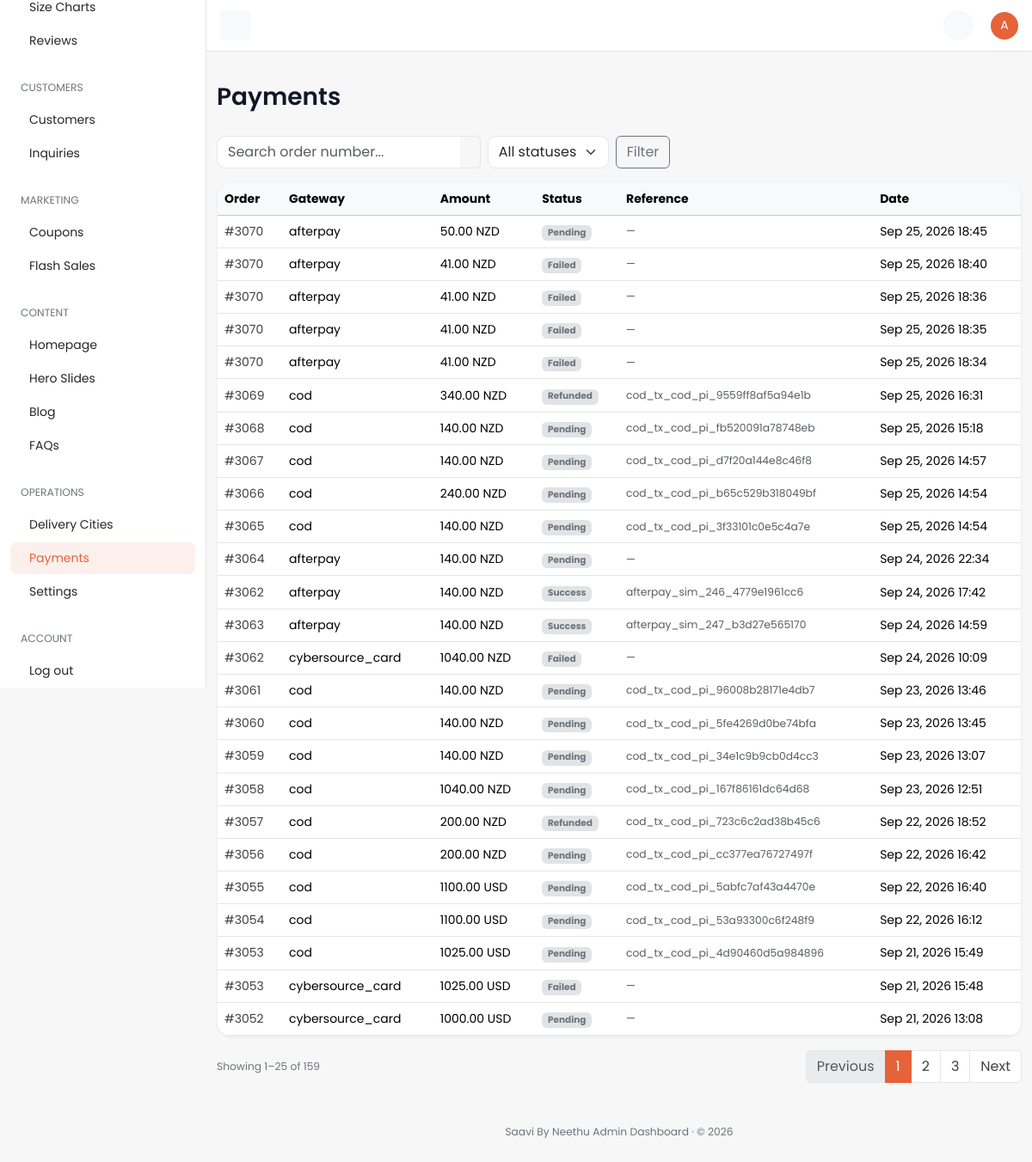
Before: /dashboard/payment/ (signed in) with the older database file.
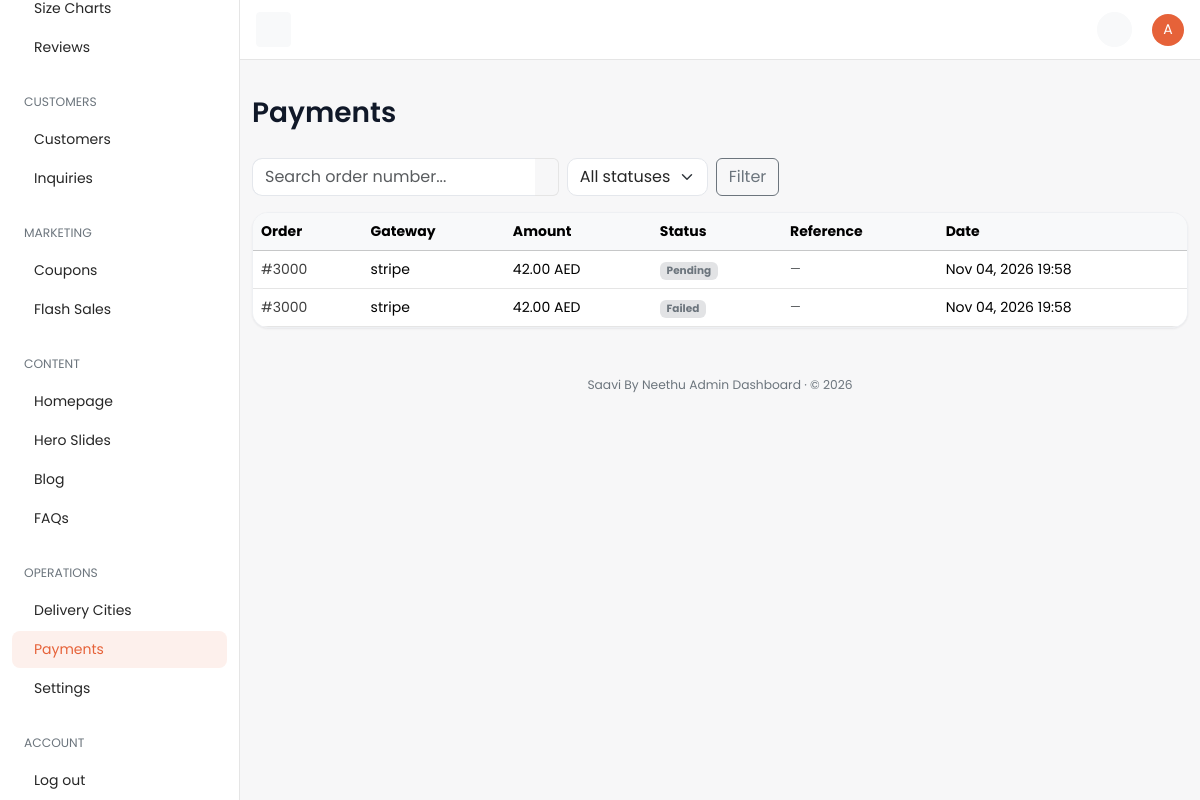
After: the same page with the newer database file.
### payments/models.py (models this page shows, shortened)
class PaymentTransaction(TimeStampedModel):
    order = models.ForeignKey(
        "orders.Order",
        on_delete=models.CASCADE,
        related_name="payment_transactions",
        verbose_name="Order",
    )
    gateway_key = models.CharField(max_length=40, db_index=True, verbose_name="Gateway key")
    amount = models.DecimalField(max_digits=12, decimal_places=2, verbose_name="Amount")
    currency = models.ForeignKey(
        "core.Currency",
        on_delete=models.PROTECT,
        related_name="payment_transactions",
        verbose_name="Currency",
    )
    status = models.CharField(
        max_length=20,
        choices=PaymentStatus.choices,
        default=PaymentStatus.PENDING,
        db_index=True,
        verbose_name="Status",
    )
    external_intent_id = models.CharField(
        max_length=120,
        blank=True,
        db_index=True,
        verbose_name="External intent ID",
    )
    external_transaction_id = models.CharField(
        max_length=120,
        blank=True,
        verbose_name="External transaction ID",
    )
    metadata = models.JSONField(default=dict, verbose_name="Metadata")
    class Meta:
        verbose_name = "Payment transaction"
        verbose_name_plural = "Payment transactions"
        indexes = [
            models.Index(fields=["order", "status"], name="pay_tx_order_status_idx"),
            models.Index(fields=["gateway_key", "status"], name="pay_tx_gateway_status_idx"),
        ]

### orders/models.py (models this page shows, shortened)
class Order(TimeStampedModel):
    customer_profile = models.ForeignKey(
        "accounts.CustomerProfile",
        on_delete=models.CASCADE,
        related_name="orders",
        null=True,
        blank=True,
        verbose_name="Customer profile",
        help_text="Owner of this order; null for guest checkout.",
    )
    cart = models.ForeignKey(
        "cart.Cart",
        on_delete=models.SET_NULL,
        null=True,
        blank=True,
        related_name="orders",
        verbose_name="Source cart",
    )
    order_number = models.CharField(
        max_length=32,
        unique=True,
        db_index=True,
        verbose_name="Order number",
        help_text="Human-readable unique order reference.",
    )
    idempotency_key = models.CharField(
        max_length=64,
        unique=True,
        null=True,
        blank=True,
        db_index=True,
        verbose_name="Idempotency key",
        help_text="Client-supplied key preventing duplicate order creation.",
    )
    order_status = models.CharField(
        max_length=20,
        choices=OrderStatus.choices,
        default=OrderStatus.CHECKOUT_PENDING,
        db_index=True,
        verbose_name="Order status",
    )
    delivery_date = models.DateField(
        null=True,
        blank=True,
        verbose_name="Delivery date",
        db_index=True,
    )
    subtotal = models.DecimalField(max_digits=12, decimal_places=2, default=0)
    coupon_discount = models.DecimalField(max_digits=12, decimal_places=2, default=0)
    delivery_charge = models.DecimalField(max_digits=12, decimal_places=2, default=0)
    total_amount = models.DecimalField(
        max_digits=12,
        decimal_places=2,
        verbose_name="Total amount",
        help_text="Order total in the customer's checkout currency.",
    )
    currency = models.ForeignKey(
        "core.Currency",
        on_delete=models.PROTECT,
        null=True,
        blank=True,
        related_name="orders",
        verbose_name="Currency",
    )
    delivery_address_snapshot = models.JSONField(
        default=dict,
        verbose_name="Delivery address snapshot",
    )
    estimated_delivery_text = models.CharField(
        max_length=255,
        blank=True,
        verbose_name="Estimated Delivery Text",
        help_text="Snapshot of the delivery estimate at the time of order.",
    )
    tracking_number = models.CharField(
        max_length=120,
        blank=True,
        verbose_name="Tracking Number",
        help_text="Manual or gateway tracking number for the shipment.",
    )
    shipping_provider = models.CharField(
        max_length=120,
        blank=True,
        verbose_name="Shipping Provider",
        help_text="Name of the courier or shipping service.",
    )
    shipping_provider_url = models.URLField(
        blank=True,
        verbose_name="Shipping Provider URL",
        help_text="URL for tracking the shipment.",
    )
    invoice_details = models.JSONField(default=dict, verbose_name="Invoice details")
    class Meta:
        verbose_name = "Order"
        verbose_name_plural = "Orders"
        indexes = [
            models.Index(
                fields=["customer_profile", "-created_at"],
                name="ord_customer_created_idx",
            ),
            models.Index(fields=["order_status"], name="orders_order_status_idx"),
            models.Index(fields=["idempotency_key"], name="orders_idempotency_key_idx"),
        ]
        ordering = ["-created_at"]

### core/models.py (models this page shows, shortened)
class TimeStampedModel(models.Model):
    created_at = models.DateTimeField(
        auto_now_add=True,
        db_index=True,
        verbose_name="Created at",
        help_text="Timestamp when this record was first created.",
    )
    updated_at = models.DateTimeField(
        auto_now=True,
        db_index=True,
        verbose_name="Updated at",
        help_text="Timestamp when this record was last modified.",
    )
    class Meta:
        abstract = True

class Currency(TimeStampedModel):
    code = models.CharField(
        max_length=3,
        unique=True,
        db_index=True,
        verbose_name="Currency code",
        help_text="ISO 4217 currency code, e.g. QAR or USD.",
    )
    symbol = models.CharField(
        max_length=8,
        verbose_name="Symbol",
        help_text="Display symbol shown alongside prices, e.g. ر.ق or $.",
    )
    exchange_rate_to_base = models.DecimalField(
        max_digits=18,
        decimal_places=8,
        verbose_name="Exchange rate to base",
        help_text="Multiplier to convert this currency into the platform base currency.",
    )
    is_default = models.BooleanField(
        default=False,
        db_index=True,
        verbose_name="Is default",
        help_text="When True, this currency is the storefront default.",
    )
    is_active = models.BooleanField(
        default=True,
        db_index=True,
        verbose_name="Is active",
        help_text="When False, this currency is hidden/inactive on the storefront.",
    )
    auto_update_rate = models.BooleanField(
        default=True,
        verbose_name="Auto-update exchange rate",
        help_text="Refresh the rate automatically once a day. Turn off to keep a fixed, manually set rate.",
    )
    rate_updated_at = models.DateTimeField(null=True, blank=True, verbose_name="Rate last updated")
    class Meta:
        verbose_name = "Currency"
        verbose_name_plural = "Currencies"
        indexes = [
            models.Index(fields=["is_default"], name="core_currency_is_default_idx"),
        ]

### dashboard/views/misc.py (the view)
# urls.py: path("payment/", misc.payment_list, name="payment-list"),
@dashboard_required
@require_http_methods(["GET"])
def payment_list(request: HttpRequest) -> HttpResponse:
    qs = PaymentTransaction.objects.select_related("order", "currency").order_by("-created_at")
    status = request.GET.get("status", "").strip()
    if status:
        qs = qs.filter(status=status)
    query = request.GET.get("q", "").strip()
    if query:
        qs = qs.filter(order__order_number__icontains=query)
    paginator = Paginator(qs, 25)
    page_obj = paginator.get_page(request.GET.get("page"))
    params = request.GET.copy()
    params.pop("page", None)
    return render(
        request,
        "dashboard/payments/list.html",
        {
            "nav_section": "payments",
            "page_title": "Payments",
            "page_obj": page_obj,
            "objects": page_obj.object_list,
            "statuses": PaymentStatus.choices,
            "current_status": status,
            "search_query": query,
            "querystring": params.urlencode(),
        },
    )

### cart/selectors.py (called while the page is built, shortened)
def get_cart_for_request(*, request: HttpRequest) -> Optional[Cart]:
    if hasattr(request, _CART_CACHE_ATTR):
        return getattr(request, _CART_CACHE_ATTR)
    if not request.session.session_key:
        request.session.create()
    session_key = request.session.session_key
    cart = None
    if request.user.is_authenticated and hasattr(request.user, "customer_profile"):
        cart = (
            Cart.objects.filter(customer_profile=request.user.customer_profile)
            .select_related("currency")
            .first()
        )
    if cart is None and session_key:
        cart = (
            Cart.objects.filter(session_key=session_key)
            .select_related("currency")
            .first()
        )
    setattr(request, _CART_CACHE_ATTR, cart)
    return cart

def get_cart_item_count(*, cart: Cart | None) -> int:
    if cart is None:
        return 0
    total = CartItem.objects.filter(cart=cart).aggregate(total=Sum("quantity"))["total"]
    return int(total or 0)

def get_cart_count(*, request: HttpRequest) -> int:
    cart = get_cart_for_request(request=request)
    return get_cart_item_count(cart=cart)

### dashboard/templates/dashboard/payments/list.html (shortened to what this page needs)
{% extends "dashboard/base.html" %}
{% block page_title %}Payments{% endblock %}
{% block content %}
<div class="row">
  <div class="col-12">
    <form method="get" class="row g-2 align-items-center mb-3">
      <div class="col-12 col-md-4">
        <div class="input-group">
          <input type="text" id="searchInput" name="q" value="{{ search_query }}" class="form-control border-end-0"
                 placeholder="Search order number..." />
          <button type="button" class="input-group-text bg-transparent border-start-0 {% if search_query %}border-end-0{% endif %} text-secondary" onclick="if(document.getElementById('searchInput').value.trim() !== '') { this.form.submit(); }" title="Search"></button>
        </div>
      </div>
      <div class="col-6 col-md-auto">
        <select name="status" class="form-select">
          <option value="">All statuses</option>
        </select>
      </div>
      <div class="col-6 col-md-auto d-flex align-items-center gap-2">
        <button type="submit" class="btn btn-outline-secondary flex-fill flex-md-grow-0">Filter</button>
      </div>
    </form>
    <div class="card table-responsive">
      <table class="table mb-0 text-nowrap table-hover align-middle">
        <thead class="table-light"><tr><th>Order</th><th>Gateway</th><th>Amount</th><th>Status</th><th>Reference</th><th>Date</th></tr></thead>
        <tbody>
          {% for pay in objects %}
          <tr>
            <td><a href="{% url 'dashboard:order-detail' pay.order_id %}">{{ pay.order.order_number }}</a></td>
            <td>{{ pay.gateway_key }}</td>
            <td>{{ pay.amount|floatformat:2 }} {{ pay.currency.code }}</td>
            <td><span class="badge bg-secondary-subtle text-secondary">{{ pay.get_status_display }}</span></td>
            <td class="small text-muted">{{ pay.external_transaction_id|default:"—" }}</td>
            <td>{{ pay.created_at|date:"M d, Y H:i" }}</td>
          </tr>
          {% empty %}<tr><td colspan="6" class="text-center text-secondary py-5">No payment transactions.</td></tr>{% endfor %}
        </tbody>
      </table>
    </div>
    {% include "dashboard/partials/_pagination.html" %}
  </div>
</div>
{% endblock %}

Changed rows visible on the page:
removed PaymentTransaction: order.order_number "#3070", gateway_key "afterpay", amount "50.00", currency.code "NZD", status "Pending", external_transaction_id "—", created_at "Sep 25, 2026 18:45"
removed PaymentTransaction: order.order_number "#3070", gateway_key "afterpay", amount "41.00", currency.code "NZD", status "Failed", external_transaction_id "—", created_at "Sep 25, 2026 18:40"
removed PaymentTransaction: order.order_number "#3070", gateway_key "afterpay", amount "41.00", currency.code "NZD", status "Failed", external_transaction_id "—", created_at "Sep 25, 2026 18:36"
removed PaymentTransaction: order.order_number "#3070", gateway_key "afterpay", amount "41.00", currency.code "NZD", status "Failed", external_transaction_id "—", created_at "Sep 25, 2026 18:35"
removed PaymentTransaction: order.order_number "#3070", gateway_key "afterpay", amount "41.00", currency.code "NZD", status "Failed", external_transaction_id "—", created_at "Sep 25, 2026 18:34"
removed PaymentTransaction: order.order_number "#3069", gateway_key "cod", amount "340.00", currency.code "NZD", status "Refunded", external_transaction_id "cod_tx_cod_pi_9559ff8af5a94e1b", created_at "Sep 25, 2026 16:31"
removed PaymentTransaction: order.order_number "#3068", gateway_key "cod", amount "140.00", currency.code "NZD", status "Pending", external_transaction_id "cod_tx_cod_pi_fb520091a78748eb", created_at "Sep 25, 2026 15:18"
removed PaymentTransaction: order.order_number "#3067", gateway_key "cod", amount "140.00", currency.code "NZD", status "Pending", external_transaction_id "cod_tx_cod_pi_d7f20a144e8c46f8", created_at "Sep 25, 2026 14:57"
removed PaymentTransaction: order.order_number "#3066", gateway_key "cod", amount "240.00", currency.code "NZD", status "Pending", external_transaction_id "cod_tx_cod_pi_b65c529b318049bf", created_at "Sep 25, 2026 14:54"
removed PaymentTransaction: order.order_number "#3065", gateway_key "cod", amount "140.00", currency.code "NZD", status "Pending", external_transaction_id "cod_tx_cod_pi_3f33101c0e5c4a7e", created_at "Sep 25, 2026 14:54"
removed PaymentTransaction: order.order_number "#3064", gateway_key "afterpay", amount "140.00", currency.code "NZD", status "Pending", external_transaction_id "—", created_at "Sep 24, 2026 22:34"
removed PaymentTransaction: order.order_number "#3062", gateway_key "afterpay", amount "140.00", currency.code "NZD", status "Success", external_transaction_id "afterpay_sim_246_4779e1961cc6", created_at "Sep 24, 2026 17:42"
removed PaymentTransaction: order.order_number "#3063", gateway_key "afterpay", amount "140.00", currency.code "NZD", status "Success", external_transaction_id "afterpay_sim_247_b3d27e565170", created_at "Sep 24, 2026 14:59"
removed PaymentTransaction: order.order_number "#3062", gateway_key "cybersource_card", amount "1040.00", currency.code "NZD", status "Failed", external_transaction_id "—", created_at "Sep 24, 2026 10:09"
removed PaymentTransaction: order.order_number "#3061", gateway_key "cod", amount "140.00", currency.code "NZD", status "Pending", external_transaction_id "cod_tx_cod_pi_96008b28171e4db7", created_at "Sep 23, 2026 13:46"
removed PaymentTransaction: order.order_number "#3060", gateway_key "cod", amount "140.00", currency.code "NZD", status "Pending", external_transaction_id "cod_tx_cod_pi_5fe4269d0be74bfa", created_at "Sep 23, 2026 13:45"
removed PaymentTransaction: order.order_number "#3059", gateway_key "cod", amount "140.00", currency.code "NZD", status "Pending", external_transaction_id "cod_tx_cod_pi_34e1c9b9cb0d4cc3", created_at "Sep 23, 2026 13:07"
removed PaymentTransaction: order.order_number "#3058", gateway_key "cod", amount "1040.00", currency.code "NZD", status "Pending", external_transaction_id "cod_tx_cod_pi_167f86161dc64d68", created_at "Sep 23, 2026 12:51"
removed PaymentTransaction: order.order_number "#3057", gateway_key "cod", amount "200.00", currency.code "NZD", status "Refunded", external_transaction_id "cod_tx_cod_pi_723c6c2ad38b45c6", created_at "Sep 22, 2026 18:52"
removed PaymentTransaction: order.order_number "#3056", gateway_key "cod", amount "200.00", currency.code "NZD", status "Pending", external_transaction_id "cod_tx_cod_pi_cc377ea76727497f", created_at "Sep 22, 2026 16:42"
removed PaymentTransaction: order.order_number "#3055", gateway_key "cod", amount "1100.00", currency.code "USD", status "Pending", external_transaction_id "cod_tx_cod_pi_5abfc7af43a4470e", created_at "Sep 22, 2026 16:40"
removed PaymentTransaction: order.order_number "#3054", gateway_key "cod", amount "1100.00", currency.code "USD", status "Pending", external_transaction_id "cod_tx_cod_pi_53a93300c6f248f9", created_at "Sep 22, 2026 16:12"
removed PaymentTransaction: order.order_number "#3053", gateway_key "cod", amount "1025.00", currency.code "USD", status "Pending", external_transaction_id "cod_tx_cod_pi_4d90460d5a984896", created_at "Sep 21, 2026 15:49"
removed PaymentTransaction: order.order_number "#3053", gateway_key "cybersource_card", amount "1025.00", currency.code "USD", status "Failed", external_transaction_id "—", created_at "Sep 21, 2026 15:48"
removed PaymentTransaction: order.order_number "#3052", gateway_key "cybersource_card", amount "1000.00", currency.code "USD", status "Pending", external_transaction_id "—", created_at "Sep 21, 2026 13:08"
added PaymentTransaction: order.order_number "#3000", gateway_key "stripe", amount "42.00", currency.code "AED", status "Pending", external_transaction_id "—", created_at "Nov 04, 2026 19:58"
added PaymentTransaction: order.order_number "#3000", gateway_key "stripe", amount "42.00", currency.code "AED", status "Failed", external_transaction_id "—", created_at "Nov 04, 2026 19:58"
Other visible differences:
{{ page_obj.start_index }}: "1" → (not shown)
{{ page_obj.end_index }}: "25" → (not shown)
{{ page_obj.paginator.count }}: "159" → (not shown)
text no longer shown: "Showing – of Previous Next"
list line gone: "1"
list line gone: "2"
list line gone: "3"
